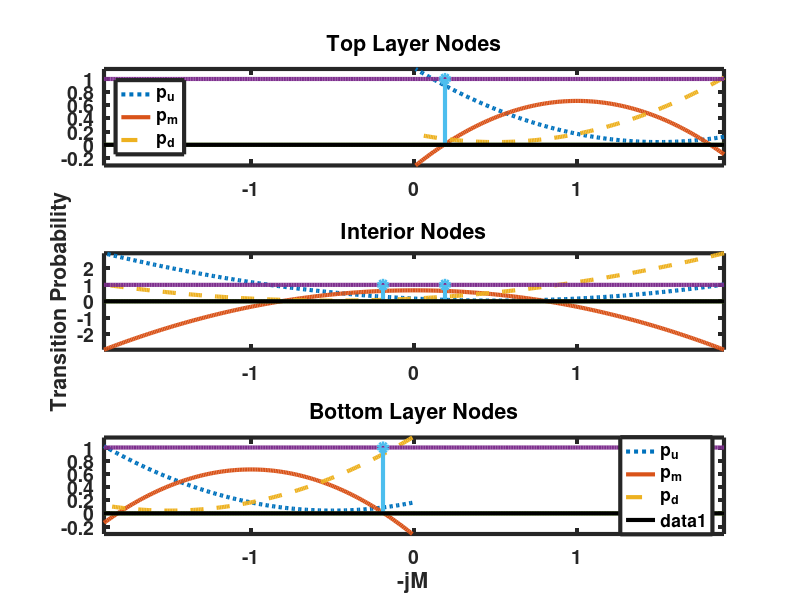

Write MATLAB code to recreate this figure.
function ProbPlot ()
%ProbPlot examines the probabilities in Hull-White 
%Mean Reverting Tree. Hull-White select the maximum tree
%size and thus the location of the edge to avoid
%a negative pm in the interior at abs(jM)>0.815
%But a negative probability at the top or bottom
%edge can exist if abs(jM)<0.185

close all
clc

set(0,'defaultaxeslinewidth',3); set(0,'defaultlinelinewidth',3);
set(0,'defaultaxesFontWeight','bold');set(0,'defaulttextFontWeight','bold') 
set(0,'defaultaxesfontsize',14); set(0,'defaulttextfontsize',14);

sigma=0.2;
Steps=10;
T=1;
a=0.1;

dt=T/Steps
M=-a*dt %=exp(-a*dt)-1;
V=sigma^2*dt;%=sigma^2*(1-exp(-2*a*dt))/(2*a);

nodes=10*ceil(-0.1835/M);
jtotal=2*nodes+1

jmid=nodes+1

nodes=nodes;
jrange=(jmid-nodes):1:(jmid+nodes);

for j=jrange    
    jreal=jmid-j; 
    %Top
    if (jreal>0)
        puTop(j)=7/6+(jreal^2*M^2+3*jreal*M)/2;
        pmTop(j)=-1/3-jreal^2*M^2-2*jreal*M;
        pdTop(j)=1/6+(jreal^2*M^2+jreal*M)/2;
    else
       puTop(j)=NaN; pmTop(j)=NaN;pdTop(j)=NaN;
    end
    
    %bottom
    if (jreal<0)
    puBottom(j)=1/6+(jreal^2*M^2-jreal*M)/2;
    pmBottom(j)=-1/3-jreal^2*M^2+2*jreal*M;
    pdBottom(j)=7/6+(jreal^2*M^2-3*jreal*M)/2;
    else
       puBottom(j)=NaN; pmBottom(j)=NaN;pdBottom(j)=NaN;
    end
        
    %Interior
    puMid(j)=1/6+(jreal^2*M^2+jreal*M)/2;
    pmMid(j)=2/3-jreal^2*M^2;
    pdMid(j)=1/6+(jreal^2*M^2-jreal*M)/2;

end% j loop
    
jmax=ceil(-0.1835/M)*-1*M
jR=(jmid-jrange)*-1*M;
PlusOne=ones(length(jR),1);
MinZero=zeros(length(jR),1);

figure
subplot (3,1,1)
plot(jR,puTop,':',jR,pmTop,jR,pdTop,'--',...
    jR,PlusOne,'-',jR,MinZero);
hold on
stem(jmax,1)
title('Top Layer Nodes')
legend ('p_u','p_m','p_d','location','West')
axis tight
hold off

subplot (3,1,2)
plot(jR,puMid,':',jR,pmMid,jR,pdMid,'--',...
    jR,PlusOne,'-',jR,MinZero);
hold on
stem([-jmax jmax],[1 1]);
title('Interior Nodes')
ylabel('Transition Probability');
axis tight
hold off

subplot (3,1,3)
plot(jR,puBottom,':',jR,pmBottom,jR,pdBottom,'--',...
    jR,PlusOne,'-',jR,MinZero);
title('Bottom Layer Nodes')
legend ('p_u','p_m','p_d','location','East')
hold on
stem(-jmax,1);
axis tight
xlabel('-jM');
hold off

end
